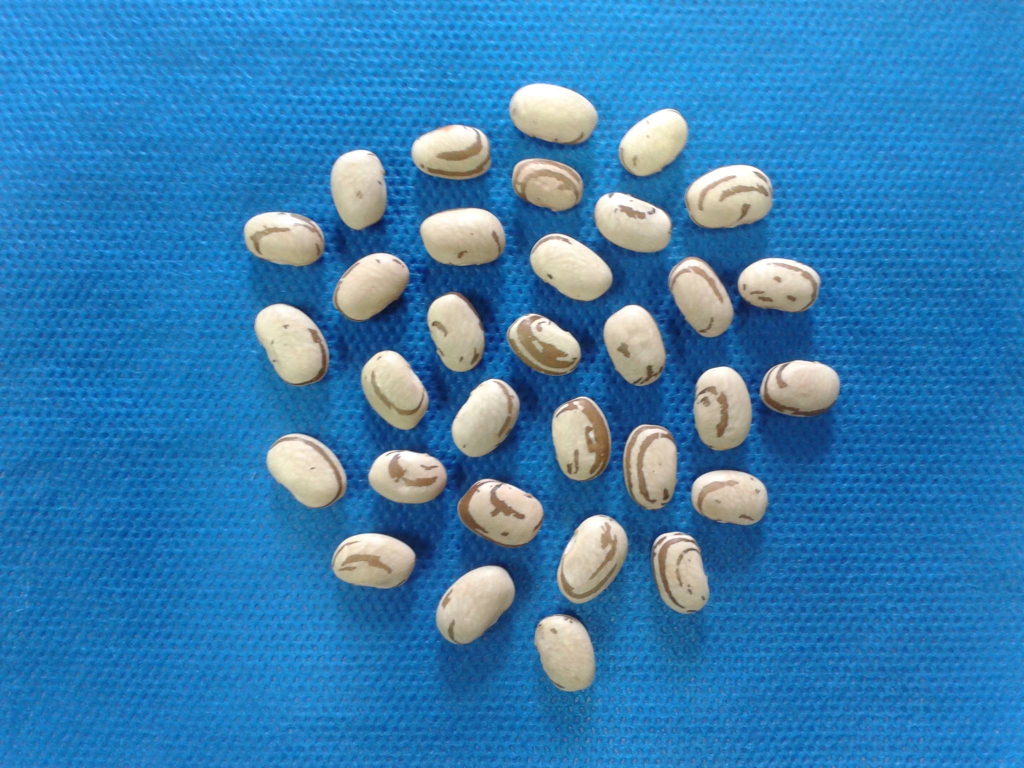
#> input picture Roteiros de Estudo Orientado - REOs/REO 02/AULA_06/feijao.jpg, 2048 x 1536 px (shown at 1/2 size)
$ python aula_02_ex_02.py
#> lines starting #> are read from the running program, lines starting #| are printed output that depends on the picture; long printed decimals are rounded
########################################################################################################################
# Lavras - MG
# 08/04/2020
# Universidade Federal de Lavras - UFLA
# Departamento de Biologia
# Programa de Pós Graduação em Genética e Melhoramento de Plantas
# Disciplina: Processamento de imagens e reconhecimento de padrões no melhoramento de plantas
# Docente: Vinícius Quintão Carneiro
# E-mail: vinicius.carneiro@ufla.br
# Github: vqcarneiro
########################################################################################################################
# PROCEDIMENTO: Redimensionar imagens coloridas
########################################################################################################################
# Importar pacotes
import cv2 # Importa o pacote opencv
import numpy as np # Importa o pacote numpy
from matplotlib import pyplot as plt # Importa o pacote matplotlib
########################################################################################################################
# Leitura da imagem

nome_arquivo = 'feijao.jpg'
img = cv2.imread(nome_arquivo,1)
#> img is the input picture: shape (1536, 2048, 3); mean B, G, R 178.7, 126.2, 55.7
img = cv2.cvtColor(img,cv2.COLOR_BGR2RGB)
print('----------------------------------------------------------------------------------------------------------------')
print('IMAGEM ORIGINAL')
print('----------------------------------------------------------------------------------------------------------------')
print('----------------------------------------------------------------------------------------------------------------')
print('INFORMAÇÕES')
print('----------------------------------------------------------------------------------------------------------------')
lin, col,canais = np.shape(img)
#> lin = 1536; col = 2048; canais = 3
print('Dimensão: ' + str(lin) +' x '+ str(col))
#| Dimensão: 1536 x 2048
print('Largura: ' + str(col))
#| Largura: 2048
print('Altura: ' + str(lin))
#| Altura: 1536
print("Canais: " + str(canais))
#| Canais: 3
print('----------------------------------------------------------------------------------------------------------------')

########################################################################################################################
# Transformações em imagens - Redimensionar
# Redimensionar por um número de colunas específico
r = 100/img.shape[1] # Razão de proporção
#> r = 0.0488
dim = (100,int(img.shape[0]*r))
#> dim = (100, 75)
img_rr1 = cv2.resize(img,dim,interpolation=cv2.INTER_AREA) # Verificar outros métodos de interpolação
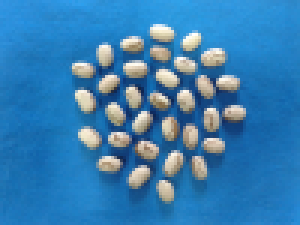
#> img_rr1: shape (75, 100, 3) (shown 3 times larger); mean R, G, B 55.7, 126.2, 178.7
print('----------------------------------------------------------------------------------------------------------------')
print("NOVA DIMENSÃO" + str(img_rr1.shape[:2]))
#| NOVA DIMENSÃO(75, 100)
print('----------------------------------------------------------------------------------------------------------------')
print('----------------------------------------------------------------------------------------------------------------')
print('INFORMAÇÕES')
print('----------------------------------------------------------------------------------------------------------------')
lin, col = np.shape(img_rr1)[:2]
#> lin = 75; col = 100
print('Dimensão: ' + str(lin) +' x '+ str(col))
#| Dimensão: 75 x 100
print('Largura: ' + str(col))
#| Largura: 100
print('Altura: ' + str(lin))
#| Altura: 75
print('Razão de proporção: ' + str(r))
#| Razão de proporção: 0.04883

# Redimensionar por um número de linhas específico
r = 300/img.shape[0]
#> r = 0.195
dim = (int(img.shape[1]*r),300)
#> dim = (400, 300)
img_rr2 = cv2.resize(img,dim,interpolation=cv2.INTER_AREA)
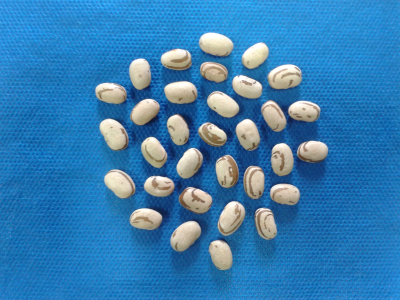
#> img_rr2: shape (300, 400, 3); mean R, G, B 55.7, 126.2, 178.7
print('----------------------------------------------------------------------------------------------------------------')
print("NOVA DIMENSÃO" + str(img_rr2.shape[:2]))
#| NOVA DIMENSÃO(300, 400)
print('----------------------------------------------------------------------------------------------------------------')
print('INFORMAÇÕES')
print('----------------------------------------------------------------------------------------------------------------')
lin, col = np.shape(img_rr2)[:2]
#> lin = 300; col = 400
print('Dimensão: ' + str(lin) +' x '+ str(col))
#| Dimensão: 300 x 400
print('Largura: ' + str(col))
#| Largura: 400
print('Altura: ' + str(lin))
#| Altura: 300
print('Razão de proporção: ' + str(r))
#| Razão de proporção: 0.1953

r = 500/img.shape[0]
#> r = 0.326
dim = (int(img.shape[1]*r),500)
#> dim = (666, 500)
img_rr3 = cv2.resize(img,dim,interpolation=cv2.INTER_AREA)
print('----------------------------------------------------------------------------------------------------------------')
print("NOVA DIMENSÃO" + str(img_rr3.shape[:2]))
#| NOVA DIMENSÃO(500, 666)
print('----------------------------------------------------------------------------------------------------------------')
print('INFORMAÇÕES')
print('----------------------------------------------------------------------------------------------------------------')
lin, col = np.shape(img_rr3)[:2]
print('Dimensão: ' + str(lin) +' x '+ str(col))
#| Dimensão: 500 x 666
print('Largura: ' + str(col))
#| Largura: 666
print('Altura: ' + str(lin))
#| Altura: 500

dim = (img.shape[1]*3,img.shape[0]*3)
img_rr4 = cv2.resize(img,dim,interpolation=cv2.INTER_AREA)
#img_rr4 = transformacoes.redimensionar(img,img.shape[1]*3,img.shape[0]*3)
print('----------------------------------------------------------------------------------------------------------------')
print("NOVA DIMENSÃO" + str(img_rr4.shape[:2]))
#| NOVA DIMENSÃO(4608, 6144)
print('----------------------------------------------------------------------------------------------------------------')
print('INFORMAÇÕES')
print('----------------------------------------------------------------------------------------------------------------')
lin, col = np.shape(img_rr4)[:2]
print('Dimensão: ' + str(lin) +' x '+ str(col))
#| Dimensão: 4608 x 6144
print('Largura: ' + str(col))
#| Largura: 6144
print('Altura: ' + str(lin))
#| Altura: 4608

dim = (int(img.shape[1]/100),int(img.shape[0]/100))
img_rr5 = cv2.resize(img,dim,interpolation=cv2.INTER_AREA)
print('----------------------------------------------------------------------------------------------------------------')
print("NOVA DIMENSÃO" + str(img_rr5.shape[:2]))
#| NOVA DIMENSÃO(15, 20)
print('----------------------------------------------------------------------------------------------------------------')
print('INFORMAÇÕES')
print('----------------------------------------------------------------------------------------------------------------')
lin, col = np.shape(img_rr5)[:2]
print('Dimensão: ' + str(lin) +' x '+ str(col))
#| Dimensão: 15 x 20
print('Largura: ' + str(col))
#| Largura: 20
print('Altura: ' + str(lin))
#| Altura: 15
print('----------------------------------------------------------------------------------------------------------------')
########################################################################################################################
# Apresentar imagens

# Imagem Em RGB
plt.figure('TRANSLAÇÃO')
plt.subplot(2,3,1)
plt.imshow(img,cmap="gray")
plt.title("ORIGINAL")


plt.subplot(2,3,2)
plt.imshow(img_rr1,cmap="gray")
plt.title(str(img_rr1.shape[0]) + "X" + str(img_rr1.shape[1]))

plt.subplot(2,3,3)
plt.imshow(img_rr2,cmap="gray")
plt.title(str(img_rr2.shape[0]) + "X" + str(img_rr2.shape[1]))

plt.subplot(2,3,4)
plt.imshow(img_rr3,cmap="gray")
plt.title(str(img_rr3.shape[0]) + "X" + str(img_rr3.shape[1]))

plt.subplot(2,3,5)
plt.imshow(img_rr4,cmap="gray")
plt.title(str(img_rr4.shape[0]) + "X" + str(img_rr4.shape[1]))

plt.subplot(2,3,6)
plt.imshow(img_rr5,cmap="gray")
plt.title(str(img_rr5.shape[0]) + "X" + str(img_rr5.shape[1]))

plt.show()
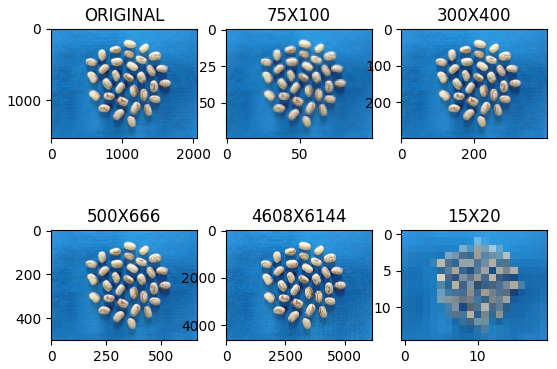
#> figure drawn by matplotlib, 6 panels
########################################################################################################################

$ run again, with Roteiros de Estudo Orientado - REOs/REO 02/AULA_06/img_ex.jpg copied over Roteiros de Estudo Orientado - REOs/REO 02/AULA_06/feijao.jpg
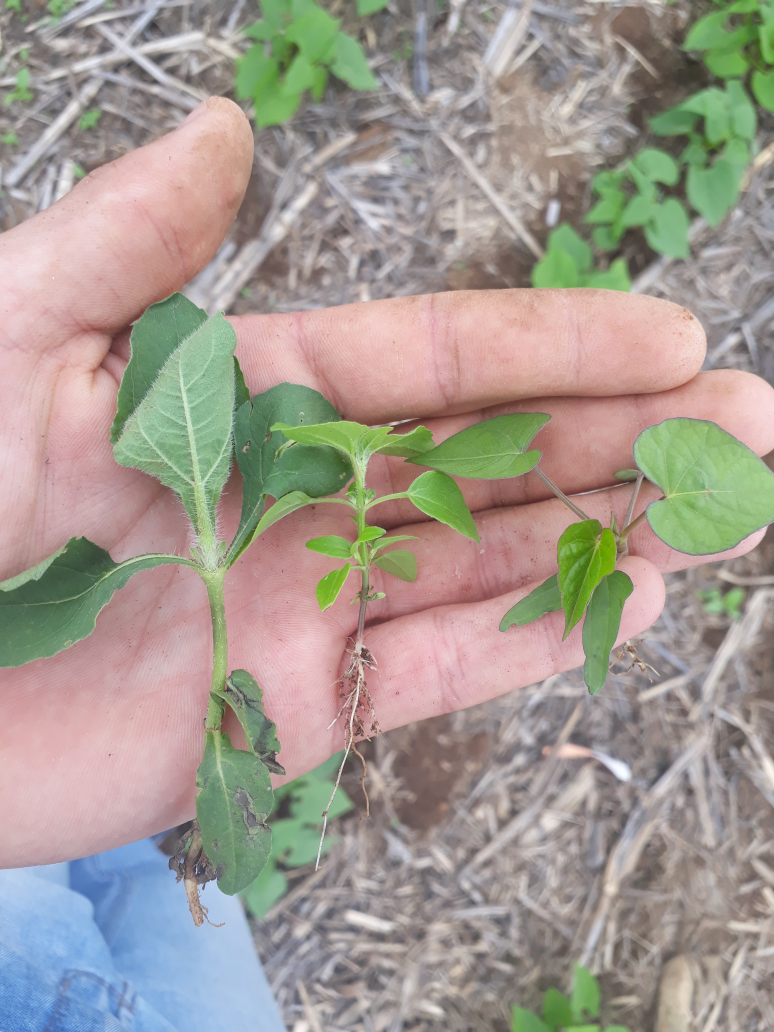
#> input picture Roteiros de Estudo Orientado - REOs/REO 02/AULA_06/img_ex.jpg, 3096 x 4128 px (shown at 1/4 size)
#> img is the input picture: shape (4128, 3096, 3); mean B, G, R 145.3, 153.9, 162.1
#| Dimensão: 4128 x 3096
#| Largura: 3096
#| Altura: 4128
#| Canais: 3
#> `img_rr1 = cv2.resize(img,dim,interpolation=cv2.INTER_AREA)`:
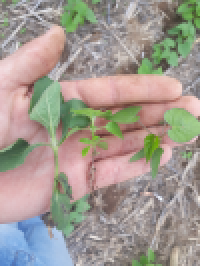
#> img_rr1: shape (133, 100, 3) (shown 2 times larger); mean R, G, B 162.1, 153.9, 145.3
#| NOVA DIMENSÃO(133, 100)
#| Dimensão: 133 x 100
#| Largura: 100
#| Altura: 133
#| Razão de proporção: 0.0323
#| NOVA DIMENSÃO(300, 225)
#| Dimensão: 300 x 225
#| Largura: 225
#| Altura: 300
#| Razão de proporção: 0.07267
#| NOVA DIMENSÃO(500, 375)
#| Dimensão: 500 x 375
#| Largura: 375
#| Altura: 500
#| NOVA DIMENSÃO(12384, 9288)
#| Dimensão: 12384 x 9288
#| Largura: 9288
#| Altura: 12384
#> `img_rr5 = cv2.resize(img,dim,interpolation=cv2.INTER_AREA)`:
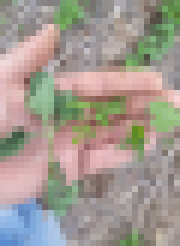
#> img_rr5: shape (41, 30, 3) (shown 6 times larger); mean R, G, B 162.1, 153.9, 145.3
#| NOVA DIMENSÃO(41, 30)
#| Dimensão: 41 x 30
#| Largura: 30
#| Altura: 41
